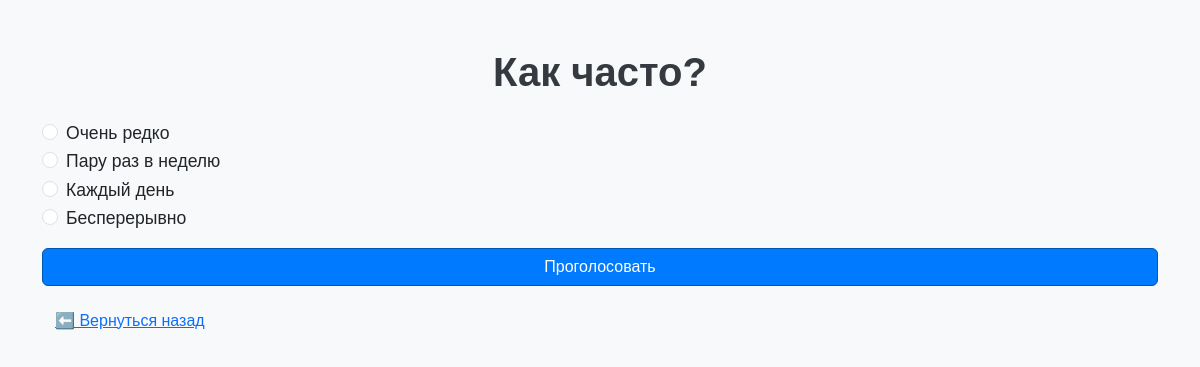
Page /2/ on the committed database.
### survey/models.py (models this page shows, shortened)
class Question(models.Model):
    text = models.CharField(max_length=200)

class Choice(models.Model):
    question = models.ForeignKey(Question, on_delete=models.CASCADE, related_name='choices')
    text = models.CharField(max_length=200)
    votes = models.IntegerField(default=0)

### survey/views.py (the view)
# urls.py: path('<int:question_id>/', views.detail, name='detail'),
def detail(request, question_id):
    question = get_object_or_404(Question, pk=question_id)
    return render(request, 'survey/detail.html', {'question': question})

### survey/templates/survey/detail.html (shortened to what this page needs)
{% extends 'survey/base.html' %}
{% block content %}
<h1 class="text-center mb-4">{{ question.text }}</h1>
<form action="{% url 'vote' question.id %}" method="post">
    <div class="mb-3">
        {% for choice in question.choices.all %}
            <div class="form-check">
                <input class="form-check-input" type="radio" name="choice" value="{{ choice.id }}" id="choice{{ choice.id }}">
                <label class="form-check-label" for="choice{{ choice.id }}">
                    {{ choice.text }}
                </label>
            </div>
        {% endfor %}
    </div>
    <button type="submit" class="btn btn-primary w-100">Проголосовать</button>
</form>
<a href="/" class="btn btn-link mt-3">⬅️ Вернуться назад</a>
{% endblock %}

### survey/templates/survey/css/style.css (style rules this page uses)
body { background-color: #f8f9fa; font-family: 'Arial', sans-serif; }
h1 { color: #343a40; font-weight: bold; }
.form-check-label { font-size: 1.1rem; }
.btn-primary { background-color: #007bff; border-color: #0056b3; }

### rows in the picture
Question: text "Как часто?"
Choice: text "Очень редко"
Choice: text "Пару раз в неделю"
Choice: text "Каждый день"
Choice: text "Бесперерывно"
